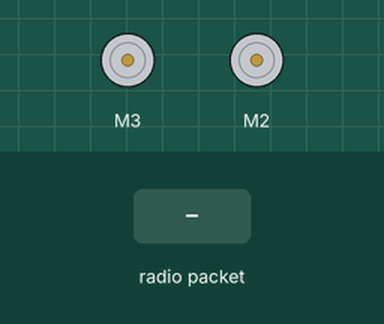
The sketch below on a simulated Arduino Uno, built with avr-gcc and run on an emulated ATmega328P. Shown: 2 × DC motor (green arrow = forward, orange = backward, longer = faster). The inputs (shaded band) are chosen by the test bench. No radio packets arrive unless stated.

Above: at 1.2 s.
1.3 s: radio packet "F" arrives
At 1.5 s:
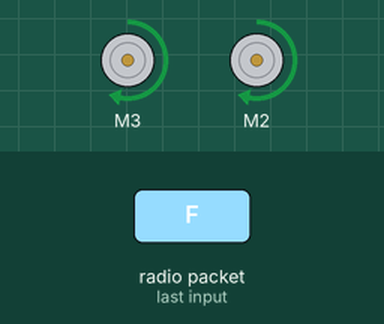
3.2 s: radio packet "R" arrives
At 3.4 s:
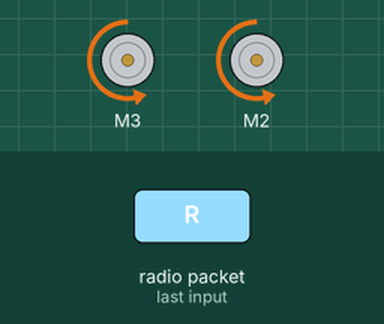
5.0 s: radio packet "E" arrives
At 5.2 s:
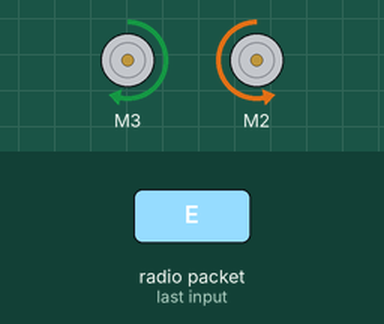
6.9 s: radio packet "D" arrives
At 7.1 s:
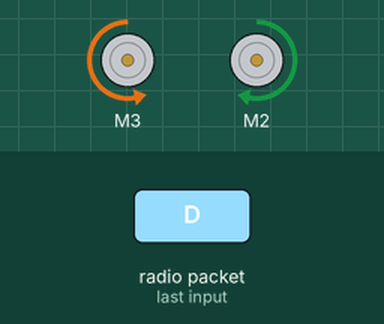
Timing chart, 0 to 9.8 s (numbered marks = the images above; inputs shaded):
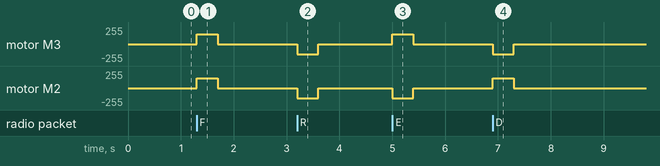

Measured:
- after the input at 1.3 s, motor M3, motor M2: stopped → forward 150/255 at once, → stopped 0.40 s later
- after the input at 3.2 s, motor M3, motor M2: stopped → backward 150/255 at once, → stopped 0.40 s later
- after the input at 5.0 s, motor M3: stopped → forward 150/255 at once, → stopped 0.40 s later; motor M2: stopped → backward 150/255 at once, → stopped 0.40 s later
- after the input at 6.9 s, motor M3: stopped → backward 150/255 at once, → stopped 0.40 s later; motor M2: stopped → forward 150/255 at once, → stopped 0.40 s later

The sketch:

receptor.ino
```cpp
/*******************************************************/
/* Robô Rádio Controlado - Receptor (estável)          */
/*******************************************************/
#include <VirtualWire.h>
#include <AFMotor.h>

#define velocidade 2000
#define Pino_Receptor 9

byte comando[VW_MAX_MESSAGE_LEN];
byte tamanho_comando = VW_MAX_MESSAGE_LEN;
char recebido = 'N';
char ultimo_comando = 'N';

unsigned long ultimoSinal = 0;
const unsigned long timeout = 400;          // mais seguro que 300ms

AF_DCMotor Motor_Direita(3);
AF_DCMotor Motor_Esquerda(2);

void setup() {
  vw_set_rx_pin(Pino_Receptor);
  vw_setup(velocidade);
  vw_rx_start();

  Motor_Direita.setSpeed(150);
  Motor_Esquerda.setSpeed(150);
}

void loop() {
  receber();

  // Se parar de receber, o robô para
  if (millis() - ultimoSinal > timeout) {
    recebido = 'N';
  }

  // Só executa se realmente mudou (anti ruído)
  if (recebido != ultimo_comando) {
    processar_comando(recebido);
    ultimo_comando = recebido;
  }
}

void receber() {
  tamanho_comando = VW_MAX_MESSAGE_LEN;
  if (vw_get_message(comando, &tamanho_comando)) {
    recebido = comando[0];
    ultimoSinal = millis();
  }
}

void processar_comando(char c) {
  switch(c) {

    // DIREÇÕES
    case 'F': mover_para_frente();  break;
    case 'R': mover_para_tras();    break;
    case 'E': virar_a_esquerda();   break;
    case 'D': virar_a_direita();    break;
    case 'N': permanecer_parado();  break;

    // VELOCIDADES
    case '1': Motor_Direita.setSpeed(130); Motor_Esquerda.setSpeed(130); break;
    case '2': Motor_Direita.setSpeed(155); Motor_Esquerda.setSpeed(155); break;
    case '3': Motor_Direita.setSpeed(200); Motor_Esquerda.setSpeed(200); break;
    case '4': Motor_Direita.setSpeed(255); Motor_Esquerda.setSpeed(255); break;
  }
}

/********* Movimentação *********/

void mover_para_frente() {
  Motor_Direita.run(FORWARD);
  Motor_Esquerda.run(FORWARD);
}

void mover_para_tras() {
  Motor_Direita.run(BACKWARD);
  Motor_Esquerda.run(BACKWARD);
}

void virar_a_esquerda() {
  Motor_Direita.run(FORWARD);
  Motor_Esquerda.run(BACKWARD);
}

void virar_a_direita() {
  Motor_Direita.run(BACKWARD);
  Motor_Esquerda.run(FORWARD);
}

void permanecer_parado() {
  Motor_Direita.run(RELEASE);
  Motor_Esquerda.run(RELEASE);
}
```
